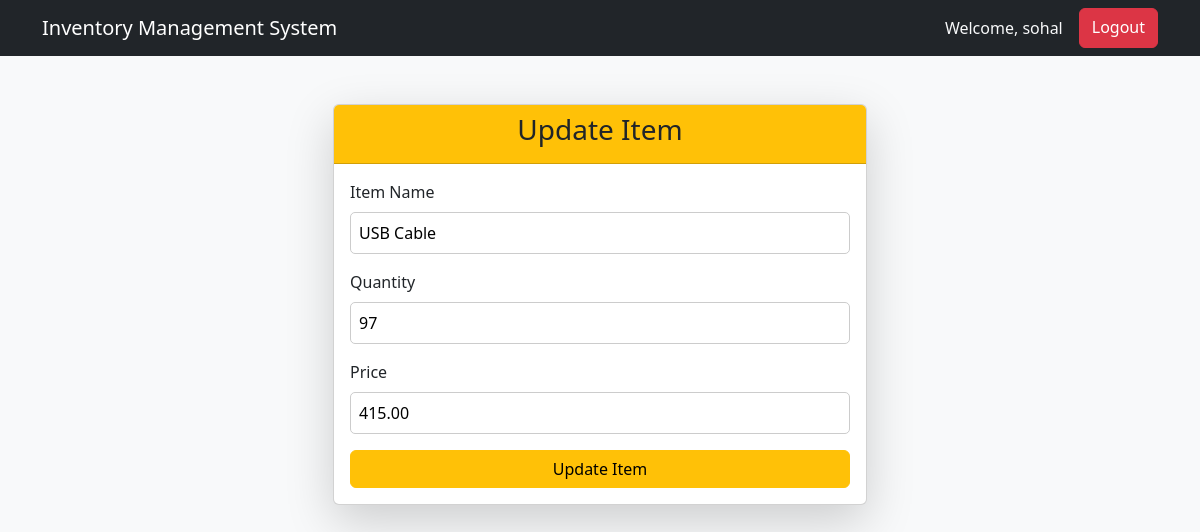
The app's page /update/51/ (signed in), older data.
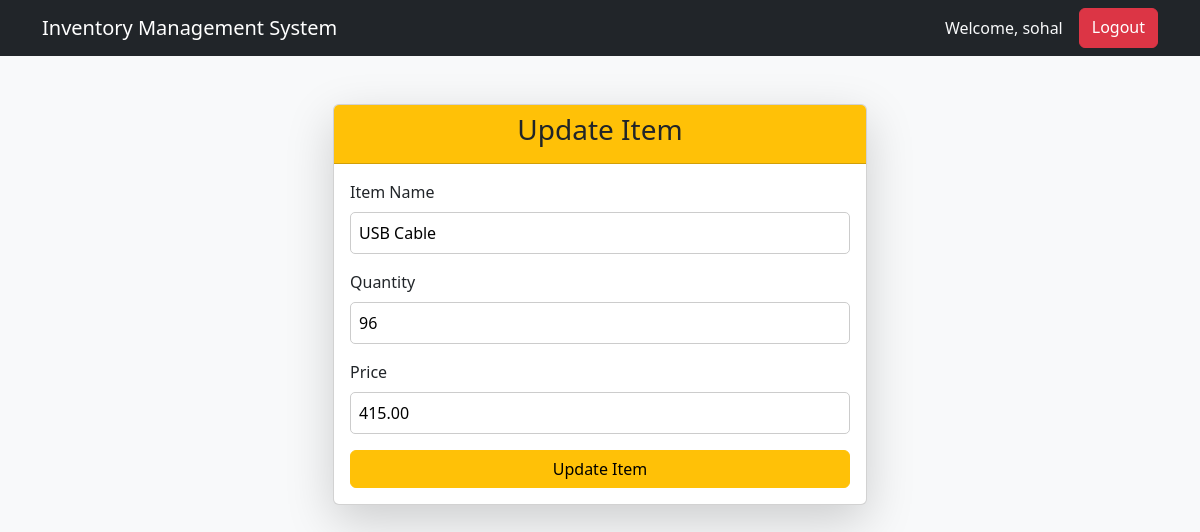
The same page, newer data.
### inventory/models.py (models this page shows, shortened)
class Item(models.Model):
    name = models.CharField(max_length=100)
    description = models.TextField(blank=True, null=True)
    quantity = models.PositiveIntegerField()
    price = models.DecimalField(max_digits=10, decimal_places=2)
    created_at = models.DateTimeField(auto_now_add=True)

### inventory/views.py (the view)
# urls.py: path("update/<int:pk>/", update_item, name="update_item"),  # ✅ Change "item_id" to "pk"
def update_item(request, pk):  # ✅ Ensure function uses "pk"
    item = get_object_or_404(Item, id=pk)  # ✅ Ensure matching field name
    if request.method == "POST":
        form = ItemForm(request.POST, instance=item)
        if form.is_valid():
            form.save()
            return redirect('inventory_list')
    else:
        form = ItemForm(instance=item)
    return render(request, 'inventory/update_item.html', {'form': form})

### inventory/forms.py
class ItemForm(forms.ModelForm):
    class Meta:
        model = Item
        fields = ['name', 'description', 'quantity', 'price']

### inventory/templates/inventory/update_item.html (shortened to what this page needs)
{% extends "base.html" %}
{% block content %}
<div class="container mt-5">
    <div class="row justify-content-center">
        <div class="col-md-6">
            <div class="card shadow-lg">
                <div class="card-header bg-warning text-dark text-center">
                    <h3>Update Item</h3>
                </div>
                <div class="card-body">
                    <form method="post">
                        <div class="mb-3">
                            <label class="form-label">Item Name</label>
                            {{ form.name }}
                        </div>
                        <div class="mb-3">
                            <label class="form-label">Quantity</label>
                            {{ form.quantity }}
                        </div>
                        <div class="mb-3">
                            <label class="form-label">Price</label>
                            {{ form.price }}
                        </div>
                        <button type="submit" class="btn btn-warning w-100">Update Item</button>
                    </form>
                </div>
            </div>
        </div>
    </div>
</div>
{% endblock %}

Row changes from the older to the newer data that the page shows:
changed Item "USB Cable": quantity "97" → "96"
